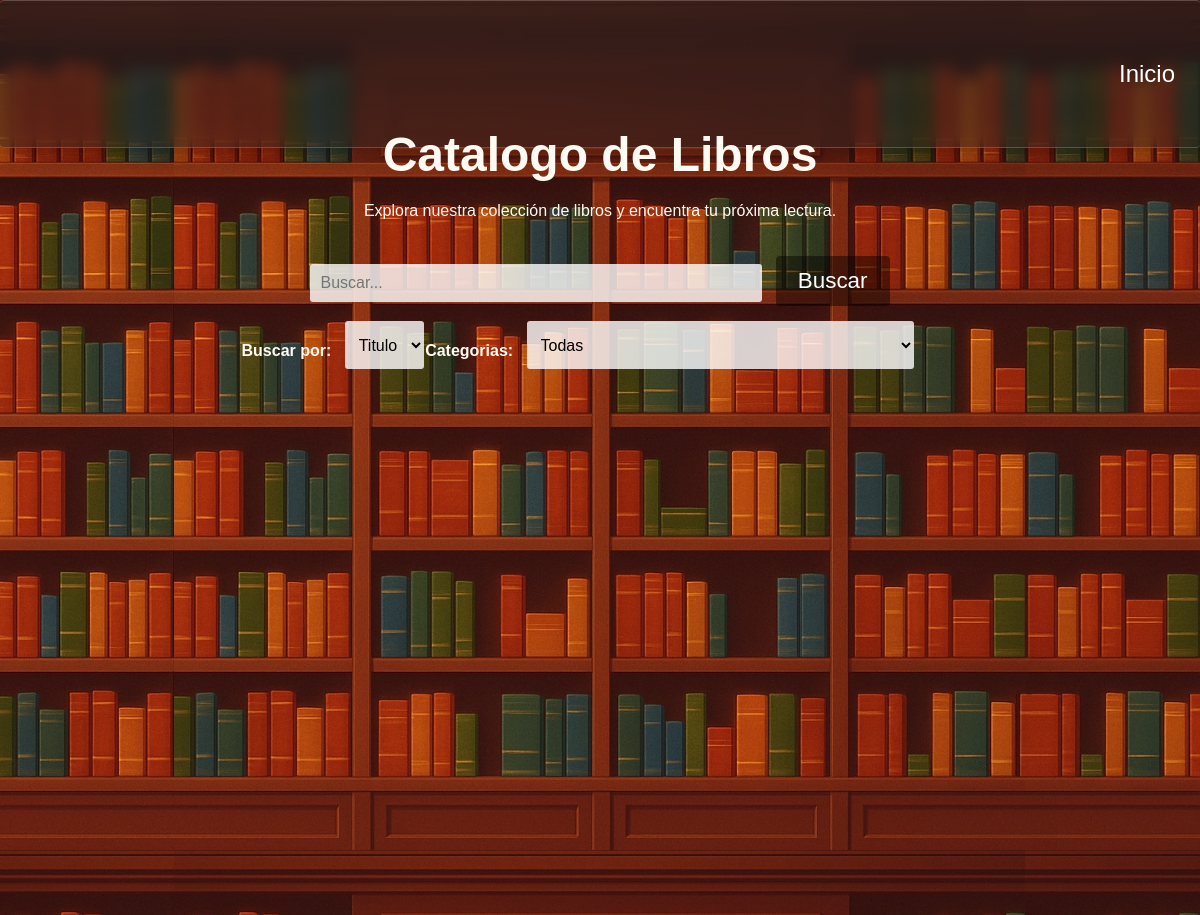
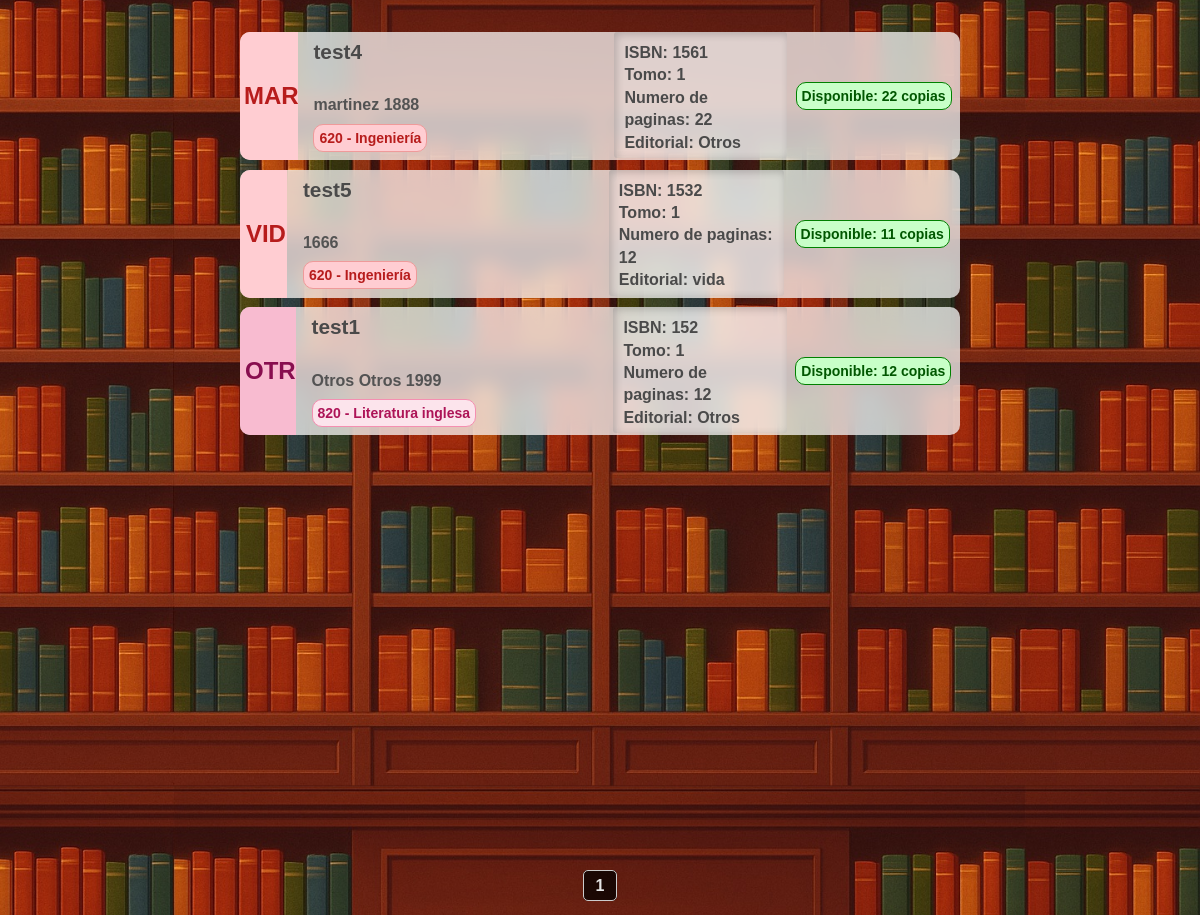
Page /libros on the committed database (2 pictures, top to bottom).
### tables this page shows
CREATE TABLE "Libros" (
	"id_libro"	INTEGER,
	"Titulo"	TEXT NOT NULL,
	"Tomo"	INTEGER,
	"ano_publicacion"	TEXT,
	"ISBN"	TEXT,
	"numero_paginas"	INTEGER  NOT NULL,
	"numero_copias"	INTEGER  NOT NULL,
	PRIMARY KEY("id_libro" AUTOINCREMENT),
	UNIQUE("Titulo", "Tomo")
);

CREATE TABLE "Notaciones" (
	"id_notacion"	INTEGER NOT NULL,
	"notacion"	TEXT NOT NULL,
	"id_editorial"	INTEGER NOT NULL,
	"id_autor"	INTEGER NOT NULL,
	PRIMARY KEY("id_notacion" AUTOINCREMENT),
	FOREIGN KEY("id_autor") REFERENCES "Autores"("id_autor"),
	FOREIGN KEY("id_editorial") REFERENCES "Editoriales"("id_editorial"),
	UNIQUE("id_autor", "id_editorial")
);

CREATE TABLE "Autores" (
	"id_autor"	INTEGER NOT NULL,
	"nombre_autor"	TEXT NOT NULL,
	"apellido_autor"	TEXT NOT NULL,
	PRIMARY KEY("id_autor" AUTOINCREMENT),
		UNIQUE("nombre_autor", "apellido_autor")
);

CREATE TABLE "SistemaDewey" (
	"codigo_seccion"	TEXT NOT NULL,
	"seccion"	TEXT NOT NULL UNIQUE,
	PRIMARY KEY("codigo_seccion")
);

CREATE TABLE "Editoriales" (
	"id_editorial"	INTEGER,
	"editorial"	TEXT NOT NULL UNIQUE,
	PRIMARY KEY("id_editorial" AUTOINCREMENT)
);

### app.py (the view)
@app.route("/libros", methods=["GET", "POST"])
def libros():
    conexion = conexion_BD()
    query = conexion.cursor()
    pagina = request.args.get("page", 1, type=int) #Recibe el parametro de la URL llamado page
    libros_por_pagina = 16
    offset = (pagina - 1) * libros_por_pagina
    query.execute("select count(*) from Libros")
    total_libros = query.fetchone()[0]
    total_paginas = math.ceil(total_libros / libros_por_pagina)
    query.execute("""
        select l.id_libro, Titulo, tomo, ano_publicacion, ISBN, numero_paginas, numero_copias,
               sd.codigo_seccion, sd.seccion, a.nombre_autor, a.apellido_autor, e.editorial, n.notacion
        from Libros l
        join RegistroLibros r ON r.id_libro = l.id_libro
        join SistemaDewey sd ON sd.codigo_seccion = r.codigo_seccion
        join notaciones n ON n.id_notacion = r.id_notacion
        join Autores a ON a.id_autor = n.id_autor
        join Editoriales e ON e.id_editorial = n.id_editorial
        LIMIT ? OFFSET ?
    """, (libros_por_pagina, offset))
    libros = query.fetchall()
    query.execute("select * from SistemaDewey")
    categorias = query.fetchall()
    query.close()
    conexion.close()
    return render_template("libros.html",libros=libros,categorias=categorias,pagina=pagina,total_paginas=total_paginas)

### config.py (called while the page is built)
def conexion_BD():
    return sqlite3.connect(DB_PATH)

### templates/libros.html (shortened to what this page needs)
<!DOCTYPE html>
<html lang="es">
<head>
    <link rel="stylesheet" href="{{ url_for('static', filename='estilo_libros.css') }}">
    <link rel="stylesheet" href="{{ url_for('static', filename='barra_lateral.css') }}">
    <link rel="stylesheet" href="{{ url_for('static', filename='filtros.css') }}">
    <link rel="stylesheet" href="{{ url_for('static', filename='general.css') }}">
</head>
<body>
    <header>
        <div class="navbar fondo-cristal">
            {% if session %}
                <a href="{{ url_for('logout') }}">Cerrar sesion</a>
            {% else %}
                <a href="{{ url_for('inicio') }}">Inicio</a>
            {% endif %}
        </div>
    </header>
    <main>
        <div class="div-busqueda">
            <form class="frm-buscar" action="/buscar_libro" method="GET">
                <label for="buscar"><h1>Catalogo de Libros</h1>Explora nuestra colección de libros y encuentra tu próxima lectura.</label><br><br><br>
                <input class="buscar" id="cuadro-busqueda" type="text" name="buscar" autocomplete="off" placeholder="Buscar...">&nbsp;&nbsp;
                <section class="menu-filtros">
                    <nav>
                        <section>
                            <h4> Buscar por: &nbsp;&nbsp;</h4>
                            <select name="filtro-busqueda" id="filtro-busqueda">
                                <option value="Titulo"
                                    >
                                    Titulo
                                </option>
                            </select>
                        </section>
                        <section>
                            <h4> Categorias: &nbsp;&nbsp; </h4>
                            <select name="categorias" id="categorias">
                                <option value="Todas"
                                    >
                                    Todas
                                </option>
                            </select>
                        </section>
                    </nav>
                </section>
                <button id="btn-buscar" type="submit">Buscar</button>
            </form>
        </div>
        <div class="contendor-catalogo">
            {% for libro in libros%}
            <div class="libro">
                <span class="span-notacion"
                    {% if (libro[7]|int) < 100 %}
                        id="h2-seccion-0"
                    {% elif (libro[7]|int) < 200 %}
                        id="h2-seccion-1"
                    {% elif (libro[7]|int) < 300 %}
                        id="h2-seccion-2"
                    {% elif (libro[7]|int) < 400 %}
                        id="h2-seccion-3"
                    {% elif (libro[7]|int) < 500 %}
                        id="h2-seccion-4"
                    {% elif (libro[7]|int) < 600 %}
                        id="h2-seccion-5"
                    {% elif (libro[7]|int) < 700 %}
                        id="h2-seccion-6"
                    {% elif (libro[7]|int) < 800 %}
                        id="h2-seccion-7"
                    {% elif (libro[7]|int) < 900 %}
                        id="h2-seccion-8"
                    {% else %}
                        id="h2-seccion-9"
                    {% endif %} >
                    <h2>{{libro[12]}}</h2>
                </span>
                <span id="span-info-libros">
                    <h3>{{libro[1]}}</h3>
                    <h4>{{libro[9]}} {{libro[10]}}
                        {{libro[3]}} </h4>
                    <h5
                        {% if (libro[7]|int) < 100 %}
                            id="h4-seccion-0"
                        {% elif (libro[7]|int) < 200 %}
                            id="h4-seccion-1"
                        {% elif (libro[7]|int) < 300 %}
                            id="h4-seccion-2"
                        {% elif (libro[7]|int) < 400 %}
                            id="h4-seccion-3"
                        {% elif (libro[7]|int) < 500 %}
                            id="h4-seccion-4"
                        {% elif (libro[7]|int) < 600 %}
                            id="h4-seccion-5"
                        {% elif (libro[7]|int) < 700 %}
                            id="h4-seccion-6"
                        {% elif (libro[7]|int) < 800 %}
                            id="h4-seccion-7"
                        {% elif (libro[7]|int) < 900 %}
                            id="h4-seccion-8"
                        {% else %}
                            id="h4-seccion-9"
                        {% endif %} >
                        {{libro[7]}} - {{libro[8]}}
                    </h5>
                </span>
                <span id="span-datos-libro2">
                    <h4 class="h4-datos-libro2">
                        ISBN: {{libro[4]}}<br>
                        Tomo:  {{libro[2]}}<br>
                        Numero de paginas: {{libro[5]}}<br>
                        Editorial: {{libro[11]}}<br>
                    </h4>
                </span>
                <span id="span-disponibilidad-libros">
                    {% if (libro[6]|int) > 0 %}
                        <h4 id="h4-disponible">Disponible:
                            {% if (libro[6]|int == 1)%}
                                {{libro[6]}} copia
                            {% else %}
                                {{libro[6]}} copias
                            {% endif %}
                        </h4>
                    {% else %}
                        <h4 id="h4-no_disponible">No disponible</h4>
                    {% endif %}
                </span>
            </div>
            {% endfor %}
            <br><br><br><br>
        </div>
        <div class="paginacion">
            {% for p in range(pagina - 1, pagina + 2) %}
                {% if 1 <= p <= total_paginas %}
                    {% if p == pagina %}
                        <strong>{{ p }}</strong>
                    {% else %}
                        <a href="{{ url_for('buscar_libro', page=p, buscar=busqueda, categorias=Seccion, filtro_busqueda=filtro_busqueda) }}">{{ p }}</a>
                    {% endif %}
                {% endif %}
            {% endfor %}
        </div>
    </main>
</body>
</html>

### static/estilo_libros.css (style rules this page uses)
body { background-image: url('img/libros-loop-v2.jpg'); background-size: cover; background-position: top; }
main { height: 100vh; display: flex; flex-direction: column; justify-content: center; align-items: center; color: #fffbf2; }
.contendor-catalogo { display: block; position: absolute; width: 60%; height: auto; min-height: 70%; top: 50%; z-index: 0; margin: 2rem auto; }
.libro { background-color: rgba(255, 255, 255, 0.721); backdrop-filter: blur(10px); display: flex; position: relative; top: 1%; width: 100%; height: 8rem; border-radius: 10px; margin-bottom: .6rem; color: #4a4a4a; transition: 0.3s ease-in-out; }
.span-notacion { position: relative; display: flex; width: 8%; justify-content: center; align-items: center; border-top-left-radius: 10px; border-bottom-left-radius: 10px; }
.span-notacion h2 { margin-left: 5px; }
#h2-seccion-6 { background-color: #ffcdd2; color: #b71c1c; }
#h2-seccion-8 { background-color: #f8bbd0; color: #880e4f; }
#span-info-libros { position: relative; width: 55%; display: flex; align-items: center; }
#span-datos-libro2 { width: 30%; }
.h4-datos-libro2 { background-color: rgba(255, 255, 255, 0.252); padding: 10px; line-height: 1.4; margin: 0; height: 83%; border-radius: 3px; box-shadow: inset 2px 2px 8px rgba(0, 0, 0, 0.2); }
#span-info-libros h3 { margin-top: 8px; margin-left: 5%; position: absolute; top: 0%; font-size: 1.3rem; }
#span-info-libros h4 { margin-left: 5%; position: relative; margin-top: 40px; color: #535353; }
#span-info-libros h5 { margin-left: 5%; margin-bottom: 7px; position: absolute; bottom: 1%; border-radius: 10px; padding: 5px; font-size: 14px; }
#h4-seccion-6 { background-color: #ffcdd2; color: #b71c1c; border: solid 1px #ef9a9a; }
#h4-seccion-8 { background-color: #fce4ec; color: #ad1457; border: solid 1px #f48fb1; }
#span-disponibilidad-libros { position: relative; width: 30%; border-top-right-radius: 15px; border-bottom-right-radius: 15px; display: flex; align-items: center; justify-content:center; flex-direction: column; }
#span-disponibilidad-libros h4 { border-radius: 10px; padding: 5px; font-size: 14px; }
#h4-disponible { background-color: rgb(200, 255, 200); color: rgb(0, 87, 0); border: solid 1px green; }
form select, form input { padding: 10px; font-size: 1rem; border-radius: 3px; border: none; background-color: rgba(255, 255, 255, 0.8); color: black; }
form select { height: 3rem; }
.div-busqueda { text-align: center; position: absolute; top: 5rem; height: 40%; width: 60%; padding: 15px; border-radius: 4px; }
.frm-buscar { display: inline; }
#cuadro-busqueda { width: 60%; }

### static/filtros.css (style rules this page uses)
.menu-filtros { position: absolute; display: flex; width: 100%; }
.menu-filtros nav { margin-top: 2%; display: flex; width: 90%; justify-content: space-evenly; }
h2 { margin-left: 14px; }
.menu-filtros nav section { display: flex; }

### static/general.css (style rules this page uses)
body { margin: 0; padding: 0; font-family: Arial, sans-serif; }
h1 { font-size: 3rem; margin-bottom: 20px; }
#btn-registrar, #btn-buscar, #btn-catalogo, #btn-login, #btn-registrar-prestamo { text-decoration: none; color: white; background-color: #00000071; padding: 12px 22px; font-size: 1.4rem; border: none; border-radius: 4px; transition: background-color 0.2s ease-in-out; }
.navbar { background-color: #00000071; width: 100%; height: 8%; position: absolute; top: 0px; display: flex; align-items: center; justify-content: flex-end; border-left: none !important; border-right: none !important; }
.navbar a { text-decoration: none; color: white; padding: 25px; font-size: 1.5rem; transition: 0.1s ease-in; border-radius: 4px; }
.fondo-cristal { background: linear-gradient(rgba(31,31,31,0.6),rgba(31,31,31,0.45)); backdrop-filter: blur(8px); box-shadow: 0 8px 32px 0 rgba(0,0,0,0.37); border: solid 1px rgba(255, 255, 255, 0.21); border-radius: 4px; }
.paginacion { position: fixed; text-align: center; margin: 20px; width: 100%; bottom: 0; z-index: 1; }
.paginacion a, .paginacion strong { margin: 0 5px; padding: 6px 12px; text-decoration: none; border: 1px solid #ccc; border-radius: 5px; color: #e5e5e5; background-color: #0000003a; transition: 0.2s ease-in-out; }
.paginacion strong { font-weight: bold; background-color: #000000ba; }

### rows in the picture
Libros: notacion "MAR", Titulo "test4", apellido_autor "martinez", ano_publicacion "1888", codigo_seccion "620", seccion "Ingeniería", ISBN "1561", Tomo "1", numero_paginas "22", editorial "Otros", numero_copias "22"
Libros: notacion "VID", Titulo "test5", ano_publicacion "1666", codigo_seccion "620", seccion "Ingeniería", ISBN "1532", Tomo "1", numero_paginas "12", editorial "vida", numero_copias "11"
Libros: notacion "OTR", Titulo "test1", nombre_autor "Otros", apellido_autor "Otros", ano_publicacion "1999", codigo_seccion "820", seccion "Literatura inglesa", ISBN "152", Tomo "1", numero_paginas "12", editorial "Otros", numero_copias "12"

### other values in the picture
{{ p }} "1"
